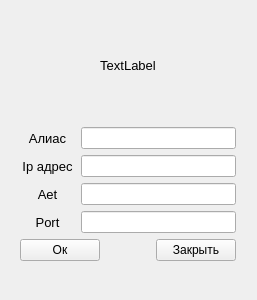
<?xml version="1.0" encoding="UTF-8"?>
<ui version="4.0">
 <class>EditAddFormServer</class>
 <widget class="QWidget" name="EditAddFormServer">
  <property name="geometry">
   <rect>
    <x>0</x>
    <y>0</y>
    <width>257</width>
    <height>300</height>
   </rect>
  </property>
  <property name="windowTitle">
   <string>Добавление/Изменение параметров Pacs сервера</string>
  </property>
  <widget class="QWidget" name="">
   <property name="geometry">
    <rect>
     <x>20</x>
     <y>10</y>
     <width>216</width>
     <height>251</height>
    </rect>
   </property>
   <layout class="QVBoxLayout" name="verticalLayout_2">
    <item>
     <widget class="QLabel" name="LabelFunction">
      <property name="minimumSize">
       <size>
        <width>0</width>
        <height>11</height>
       </size>
      </property>
      <property name="font">
       <font>
        <pointsize>10</pointsize>
       </font>
      </property>
      <property name="text">
       <string>TextLabel</string>
      </property>
      <property name="alignment">
       <set>Qt::AlignCenter</set>
      </property>
      <property name="wordWrap">
       <bool>true</bool>
      </property>
     </widget>
    </item>
    <item>
     <layout class="QVBoxLayout" name="verticalLayout">
      <item>
       <layout class="QHBoxLayout" name="horizontalLayout">
        <item>
         <widget class="QLabel" name="label">
          <property name="minimumSize">
           <size>
            <width>55</width>
            <height>0</height>
           </size>
          </property>
          <property name="font">
           <font>
            <pointsize>10</pointsize>
           </font>
          </property>
          <property name="text">
           <string>Алиас</string>
          </property>
          <property name="alignment">
           <set>Qt::AlignCenter</set>
          </property>
         </widget>
        </item>
        <item>
         <widget class="QLineEdit" name="lineEditAlias"/>
        </item>
       </layout>
      </item>
      <item>
       <layout class="QHBoxLayout" name="horizontalLayout_2">
        <item>
         <widget class="QLabel" name="label_2">
          <property name="minimumSize">
           <size>
            <width>55</width>
            <height>0</height>
           </size>
          </property>
          <property name="font">
           <font>
            <pointsize>10</pointsize>
           </font>
          </property>
          <property name="text">
           <string>Ip адрес</string>
          </property>
          <property name="alignment">
           <set>Qt::AlignCenter</set>
          </property>
         </widget>
        </item>
        <item>
         <widget class="QLineEdit" name="lineEditAddress"/>
        </item>
       </layout>
      </item>
      <item>
       <layout class="QHBoxLayout" name="horizontalLayout_3">
        <item>
         <widget class="QLabel" name="label_3">
          <property name="minimumSize">
           <size>
            <width>55</width>
            <height>0</height>
           </size>
          </property>
          <property name="font">
           <font>
            <pointsize>10</pointsize>
           </font>
          </property>
          <property name="text">
           <string>Aet</string>
          </property>
          <property name="alignment">
           <set>Qt::AlignCenter</set>
          </property>
         </widget>
        </item>
        <item>
         <widget class="QLineEdit" name="lineEditAet"/>
        </item>
       </layout>
      </item>
      <item>
       <layout class="QHBoxLayout" name="horizontalLayout_4">
        <item>
         <widget class="QLabel" name="label_4">
          <property name="minimumSize">
           <size>
            <width>55</width>
            <height>0</height>
           </size>
          </property>
          <property name="font">
           <font>
            <pointsize>10</pointsize>
           </font>
          </property>
          <property name="text">
           <string>Port</string>
          </property>
          <property name="alignment">
           <set>Qt::AlignCenter</set>
          </property>
         </widget>
        </item>
        <item>
         <widget class="QLineEdit" name="lineEditPort"/>
        </item>
       </layout>
      </item>
     </layout>
    </item>
    <item>
     <layout class="QHBoxLayout" name="horizontalLayout_5">
      <item>
       <widget class="QPushButton" name="PushButtonOk">
        <property name="text">
         <string>Ок</string>
        </property>
       </widget>
      </item>
      <item>
       <spacer name="horizontalSpacer">
        <property name="orientation">
         <enum>Qt::Horizontal</enum>
        </property>
        <property name="sizeHint" stdset="0">
         <size>
          <width>40</width>
          <height>20</height>
         </size>
        </property>
       </spacer>
      </item>
      <item>
       <widget class="QPushButton" name="PushButtonCancel">
        <property name="text">
         <string>Закрыть</string>
        </property>
       </widget>
      </item>
     </layout>
    </item>
   </layout>
  </widget>
 </widget>
 <resources/>
 <connections/>
</ui>
